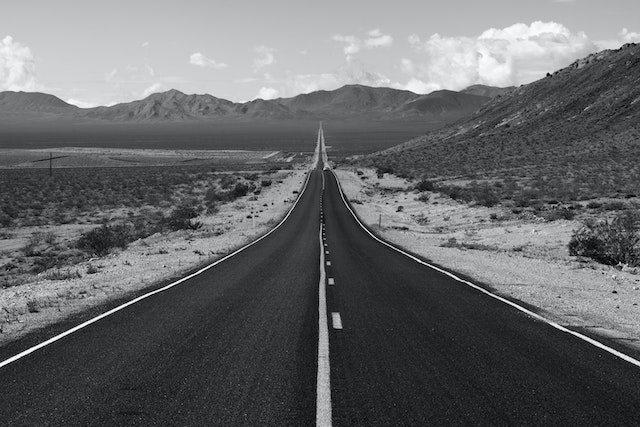
#> input picture LV2/road.jpg, 640 x 427 px
$ python zadatak3.py
#> lines starting #> are read from the running program, lines starting #| are printed output that depends on the picture
import numpy as np
import matplotlib.pyplot as plt
img = plt.imread("road.jpg")
#> img is the input picture: shape (427, 640, 3); mean R, G, B 102.9, 103.9, 105.9
img = img.copy()
plt.figure()
plt.imshow(img, cmap="gray")
plt.show()

plt.figure()
plt.imshow(img, cmap="gray",alpha=0.5)
plt.show()
width=img.shape
#> width = (427, 640, 3)
width=width[0]
#> width = 427
quarterwidth=int(width/4)
#> quarterwidth = 106
plt.imshow(img[:,1*quarterwidth:2*quarterwidth,:])
plt.show()
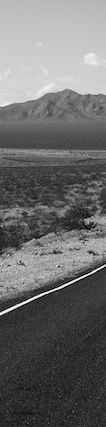
#> shown: shape (427, 106, 3); mean R, G, B 106, 107, 109

rotated=np.rot90(img)
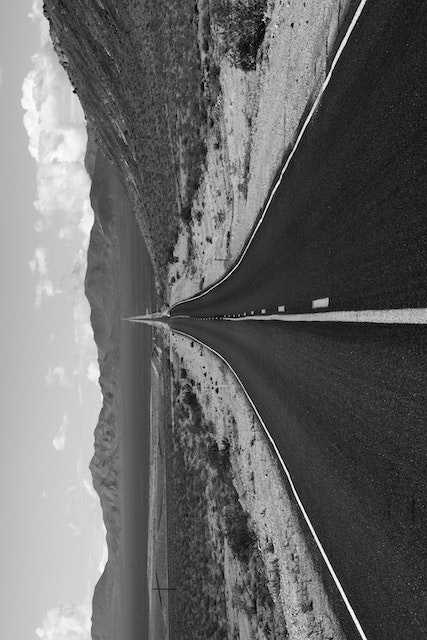
#> rotated: shape (640, 427, 3); mean R, G, B 102.9, 103.9, 105.9
plt.imshow(rotated)
plt.show()

mirrored=np.flip(img)
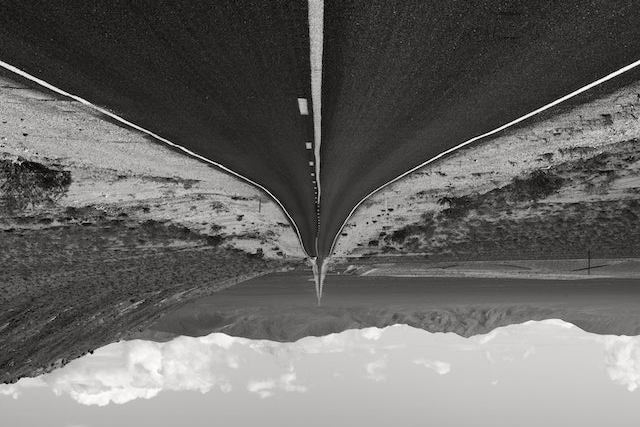
#> mirrored: shape (427, 640, 3); mean R, G, B 105.9, 103.9, 102.9
plt.imshow(mirrored)
plt.show()
